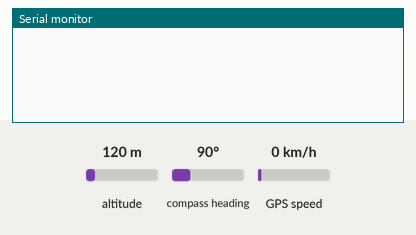
This sketch was run on a simulated Arduino Mega 2560, built with avr-gcc and run on an emulated ATmega2560. Parts: the last lines printed to the serial monitor. The test bench sets the inputs (shaded band); at power-on: altitude 120 m, compass heading 90°, GPS speed 0 km/h. The GPS gets a fix after 3 s at 37.7749, -122.4194 with 8 satellites.

Above: at 1.2 s.
1.3 s: altitude set to 20 m
At 4.0 s:
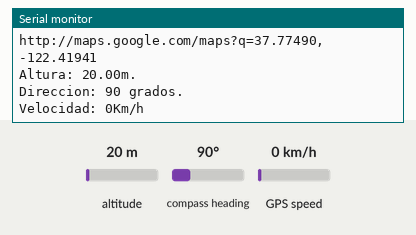
4.5 s: compass heading set to 7°
6.0 s: GPS speed set to 2 km/h
At 6.8 s:
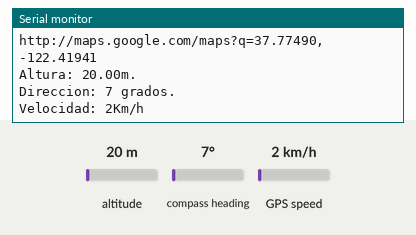
Timing chart, 0 to 9.0 s (numbered marks = the images above; inputs shaded):
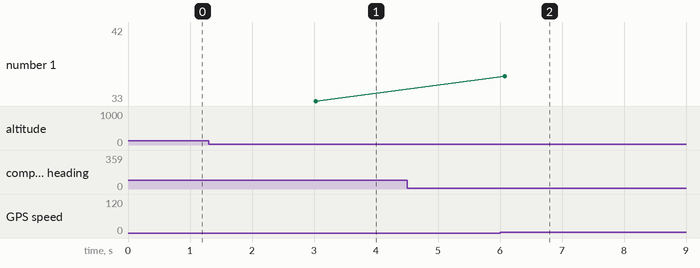

The sketch:

GPSOPEN.ino
```cpp
#include <TinyGPS.h>


TinyGPS gps;
float flat, flon;
float falt;
unsigned long fix_age, time, date, vel, direccion;
int year;
byte mes, dia, hora, minuto, segundo, milisegundos;
boolean datocorrecto;

void setup()
{

Serial.begin(57600);
Serial3.begin(57600);

}

void loop(){
datocorrecto=false;
while(datocorrecto==false){
  if(Serial3.available() > 0){
    int c =Serial3.read();
    if(gps.encode(c)){
      datocorrecto=true;
    }
  }
}
    gps.crack_datetime(&year,&mes,&dia,&hora,&minuto,&segundo,&milisegundos);
    Serial.print("Fecha: ");
    Serial.print(dia,DEC);
    Serial.print("/");
    Serial.print(mes,DEC);
    Serial.print("/");
    Serial.println(year);

    Serial.print("Hora(UTC): ");
    Serial.print(hora,DEC);
    Serial.print(":");
    Serial.print(minuto,DEC);
    Serial.print(":");
    Serial.println(segundo,DEC);

     gps.f_get_position(&flat, &flon);
     Serial.print("Latitud: ");
     Serial.println(flat,5);
     Serial.print("Longitud: ");
     Serial.println(flon,5);
     Serial.print("http://maps.google.com/maps?q=");
     Serial.print(flat,5);
     Serial.print(",");
     Serial.println(flon,5);

     falt = gps.f_altitude(); // +/- altitude in meters
     Serial.print("Altura: ");
     Serial.print(falt,2);
     Serial.println("m.");

     direccion = gps.f_course();
     Serial.print("Direccion: ");
     Serial.print(direccion);
     Serial.println(" grados.");

     vel = gps.f_speed_kmph();
     Serial.print("Velocidad: ");
     Serial.print(vel);
     Serial.println("Km/h");
     Serial.println("");
     delay(3000);
  }
```

Measured:
- after the input at 1.3 s, the serial monitor: prints a new line after 1.8 s (image 1)
- after the input at 6.0 s, the serial monitor: prints a new line after 0.11 s (image 2)
